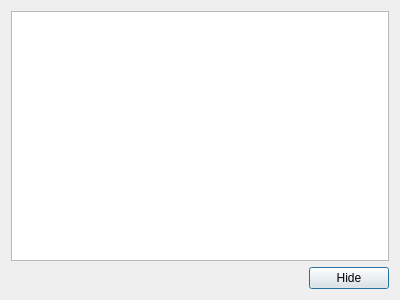
<?xml version="1.0" encoding="UTF-8"?>
<ui version="4.0">
 <class>KSTMonitoredLogs</class>
 <widget class="QDialog" name="KSTMonitoredLogs">
  <property name="geometry">
   <rect>
    <x>0</x>
    <y>0</y>
    <width>400</width>
    <height>300</height>
   </rect>
  </property>
  <property name="windowTitle">
   <string>Monitored Logs</string>
  </property>
  <layout class="QVBoxLayout" name="verticalLayout">
   <item>
    <widget class="MonitoredLogs" name="treeView"/>
   </item>
   <item>
    <layout class="QHBoxLayout" name="horizontalLayout">
     <item>
      <spacer name="horizontalSpacer">
       <property name="orientation">
        <enum>Qt::Horizontal</enum>
       </property>
       <property name="sizeHint" stdset="0">
        <size>
         <width>40</width>
         <height>20</height>
        </size>
       </property>
      </spacer>
     </item>
     <item>
      <widget class="QPushButton" name="hideButton">
       <property name="text">
        <string>Hide</string>
       </property>
      </widget>
     </item>
    </layout>
   </item>
  </layout>
 </widget>
 <customwidgets>
  <customwidget>
   <class>MonitoredLogs</class>
   <extends>QTreeView</extends>
   <header>monitoredlogs.h</header>
  </customwidget>
 </customwidgets>
 <resources/>
 <connections/>
</ui>
